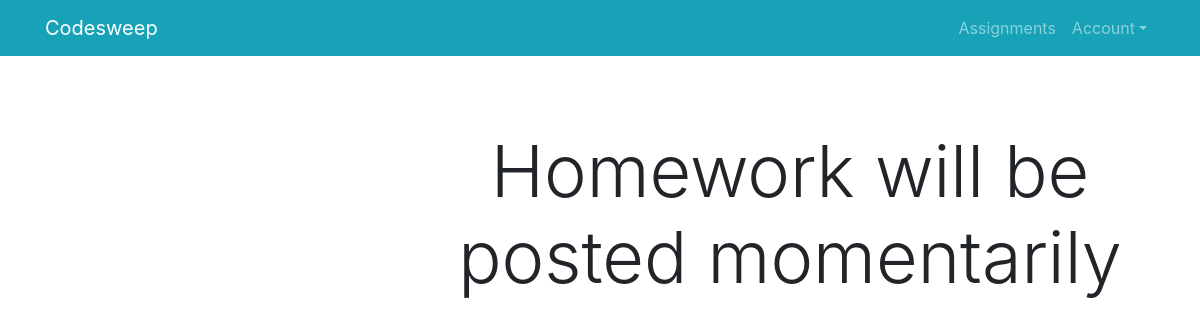
The page /assignments/ (signed in) on the database as committed earlier.
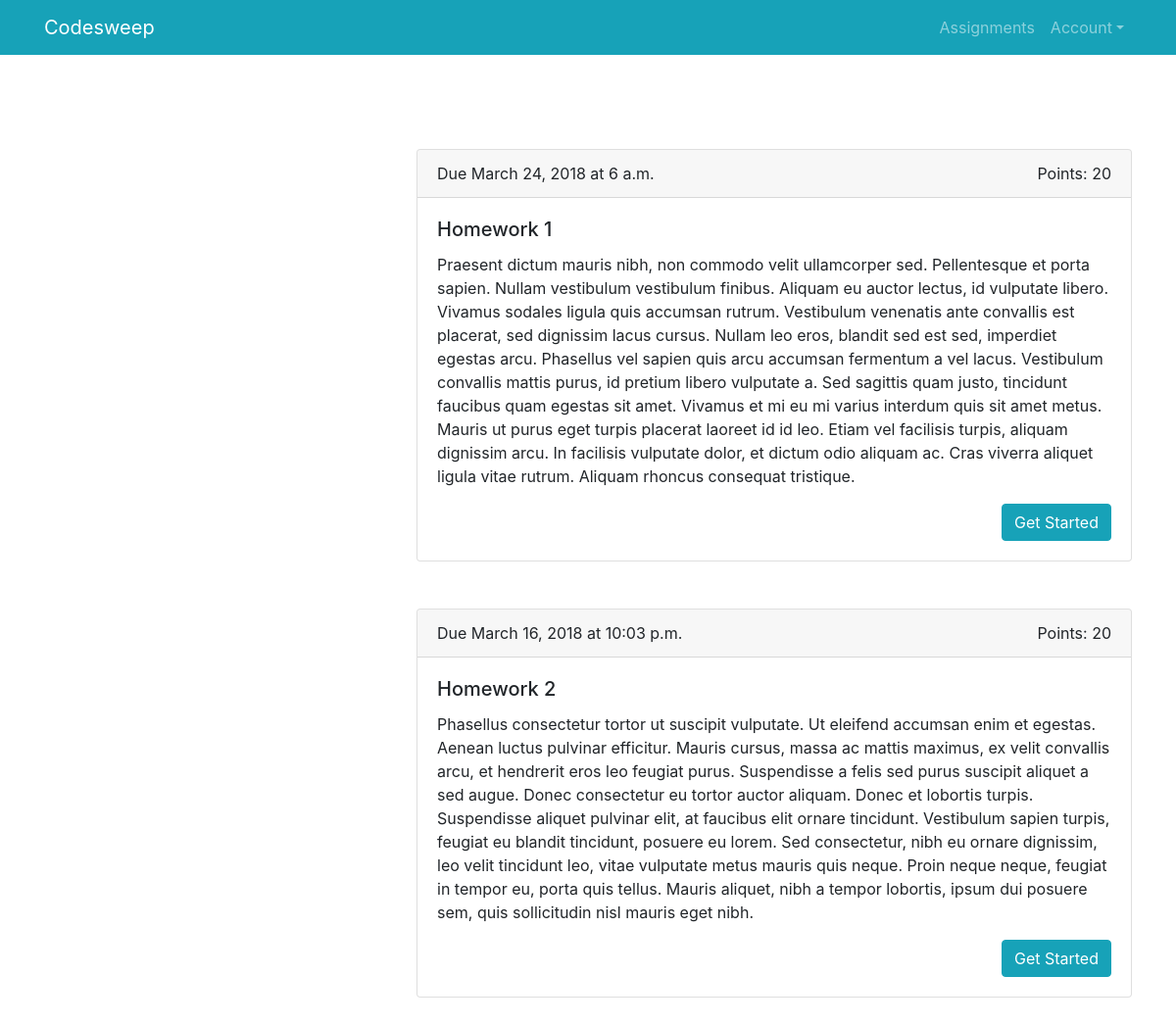
The same page on the database as committed later.
### mainapp/models.py (models this page shows, shortened)
class Assignment(models.Model):
    title = models.CharField(max_length=128, unique=True)
    points = models.IntegerField(default=0, blank=True)
    description = models.TextField(blank=True)
    date_due = models.DateField(blank=True)
    time_due = models.TimeField(blank=True)
    inputs = models.TextField()
    outputs = models.TextField()
    function_definition = models.CharField(max_length=128)
    comment_to_code_ratio = models.IntegerField(default=0, blank=True,
                    help_text="This number represents the percentage of \
                    characters that are within comments, compared to the \
                    entire body of code")
    slug = models.SlugField(unique=True)
    course = models.ForeignKey(Course)
    instruction_file = models.ManyToManyField(InstructionFile, blank=True)

### mainapp/views.py (the view)
# urls.py: url(r'^assignments/', include('mainapp.urls'))
@login_required
def assignments(request):
	course_list = Course.objects.filter(students = request.user)
	assignment_list = Assignment.objects.all()
	context_dict = {
		'assignments': assignment_list,
		'courses': course_list,
	}
	return render(request, 'mainapp/assignments.html', context_dict)

### templates/mainapp/assignments.html (shortened to what this page needs)
<!DOCTYPE html>
{% load staticfiles %}
<html lang="en">
  <head>
	<link rel="stylesheet" href="https://maxcdn.bootstrapcdn.com/bootstrap/4.0.0-beta.3/css/bootstrap.min.css">
	<link rel="stylesheet" href="https://cdnjs.cloudflare.com/ajax/libs/animate.css/3.5.2/animate.min.css">
  </head>
  <body>
	<nav class="navbar navbar-expand-md navbar-dark bg-info">
		<div class="container">
			<a href="/assignments/" class="navbar-brand">Codesweep</a>
			<div class="navbar-collapse collapse justify-content-stretch" id="navbar7">
				<ul class="navbar-nav ml-auto">
					<li class="nav-item">
						<a class="nav-link" href="/assignments/">Assignments</a>
					</li>
					<li class="nav-item dropdown">
						<a class="nav-link dropdown-toggle" href="#" id="navbarDropdownMenuLink" data-toggle="dropdown" aria-haspopup="true" aria-expanded="false">Account</a>
					</li>
				</ul>
			</div>
		</div>
	</nav>
	<div class="container pt-5">
		<div class="row justify-content-between">
			<div class="col-md-auto mt-5">
			</div>
			<div class="animated bounceInUp col col-lg-8 mb-5">
				{% if assignments %} {% for assignment in assignments %}
				<div class="card mt-5">
					<div class="card-header">
						<div>
							Due {{ assignment.date_due }} at {{ assignment.time_due }}
							<div class="float-right">
								Points: {{ assignment.points }}
							</div>
						</div>
					</div>
					<div class="card-body">
						<h5 class="card-title">{{ assignment.title }}</h5>
						<p class="card-text">{{ assignment.description }}</p>
						<a href="{{ assignment.slug }}" class="btn btn-primary float-right btn-info">Get Started</a>
					</div>
				</div>
				{% endfor %}
			</div>
		</div>
		{% else %}
		<div class="display-3 text-center mt-4"> Homework will be posted momentarily </div>
		{% endif %}
	</div>
</body>
</html>

Rows that differ between the two databases and show on the page:
added Assignment: date_due "March 24, 2018", time_due "6 a.m.", points "20", title "Homework 1", description "Praesent dictum mauris nibh, non commodo velit ullamcorper sed. Pellentesque et porta sapien. Nullam vestibulum vestibulum finibus. Aliquam eu auctor lectus, id vulputate libero. Vivamus sodales ligula quis accumsan rutrum. Vestibulum venenatis ante convallis est placerat, sed dignissim lacus cursus. Nullam leo eros, blandit sed est sed, imperdiet egestas arcu. Phasellus vel sapien quis arcu accumsan fermentum a vel lacus. Vestibulum convallis mattis purus, id pretium libero vulputate a. Sed sagittis quam justo, tincidunt faucibus quam egestas sit amet. Vivamus et mi eu mi varius interdum quis sit amet metus. Mauris ut purus eget turpis placerat laoreet id id leo. Etiam vel facilisis…"
added Assignment: date_due "March 16, 2018", time_due "10:03 p.m.", points "20", title "Homework 2", description "Phasellus consectetur tortor ut suscipit vulputate. Ut eleifend accumsan enim et egestas. Aenean luctus pulvinar efficitur. Mauris cursus, massa ac mattis maximus, ex velit convallis arcu, et hendrerit eros leo feugiat purus. Suspendisse a felis sed purus suscipit aliquet a sed augue. Donec consectetur eu tortor auctor aliquam. Donec et lobortis turpis. Suspendisse aliquet pulvinar elit, at faucibus elit ornare tincidunt. Vestibulum sapien turpis, feugiat eu blandit tincidunt, posuere eu lorem. Sed consectetur, nibh eu ornare dignissim, leo velit tincidunt leo, vitae vulputate metus mauris quis neque. Proin neque neque, feugiat in tempor eu, porta quis tellus. Mauris aliquet, nibh a tempor…"
Other text that changed with them:
text no longer shown: "Homework will be posted momentarily"
